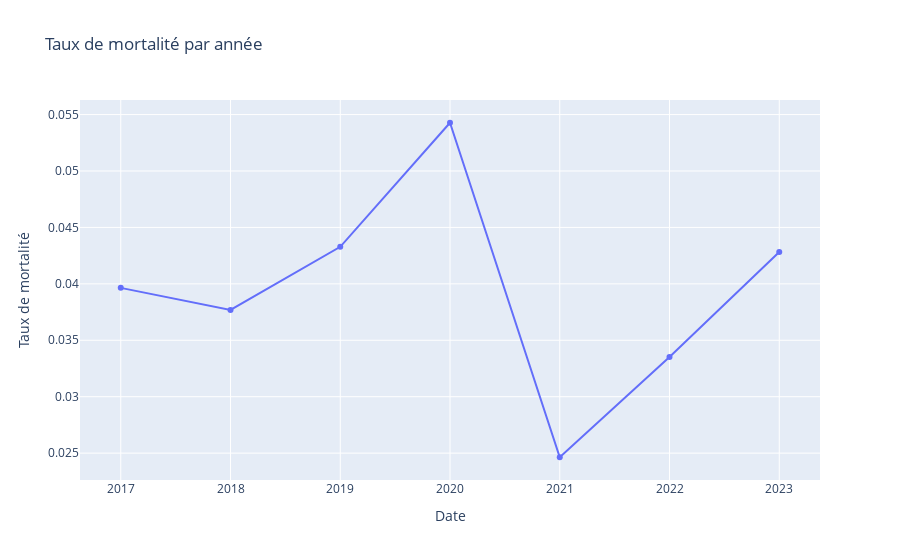

This figure's notebook cell:
### Code cell
df_mort = df[df['sorties-et-victimes'] == 'Victimes décédées'].groupby('Date')['Value'].sum()
df_total = df[df['sorties-et-victimes'] == 'Nombre d\'accidents'].groupby('Date')['Value'].sum()

taux_mortalite = (df_mort / df_total).reset_index()
taux_mortalite.columns = ['Date', 'Taux de mortalité']

fig = px.line(
    taux_mortalite,
    x='Date',
    y='Taux de mortalité',
    title=' Taux de mortalité par année',
    markers=True
)
fig.show()

### Figure 1 — Plotly figure (JSON) as saved in the notebook; plotly's stock layout.template omitted (floating-point values rounded to 4 significant figures)
{"data": [{"hovertemplate": "Date=%{x}<br>Taux de mortalité=%{y}<extra></extra>", "legendgroup": "", "line": {"color": "#636efa", "dash": "solid"}, "marker": {"symbol": "circle"}, "mode": "lines+markers", "name": "", "orientation": "v", "showlegend": false, "type": "scatter", "x": [2017, 2018, 2019, 2020, 2021, 2022, 2023], "xaxis": "x", "y": [0.03964, 0.03768, 0.04328, 0.05428, 0.02463, 0.03351, 0.04282], "yaxis": "y"}], "layout": {"autosize": true, "legend": {"tracegroupgap": 0}, "title": {"text": " Taux de mortalité par année"}, "xaxis": {"anchor": "y", "autorange": true, "domain": [0, 1], "range": [2017.0, 2023.0], "title": {"text": "Date"}, "type": "linear"}, "yaxis": {"anchor": "x", "autorange": true, "domain": [0, 1], "range": [0.02219, 0.05672], "title": {"text": "Taux de mortalité"}, "type": "linear"}}}
